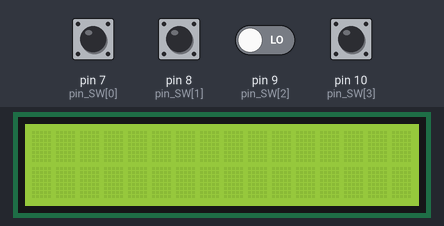
Simulated run of this sketch. Board: Arduino Uno, built with avr-gcc and run on an emulated ATmega328P. Shown: 16×2 character LCD. The test bench sets the inputs (shaded band); at power-on: pin 7 (pin_SW[0]), pin 8 (pin_SW[1]), pin 9 (pin_SW[2]), pin 10 (pin_SW[3]) LOW.

Above: at 1.2 s.
1.3 s: pin 10 (pin_SW[3]) pulled HIGH for 0.15 s
At 3.1 s:
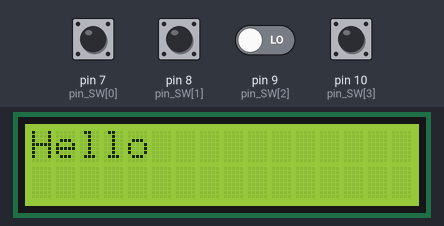
4.4 s: pin 9 (pin_SW[2]) driven HIGH and pin 10 (pin_SW[3]) driven HIGH
7.4 s: pin 9 (pin_SW[2]) driven LOW
At 7.4 s:
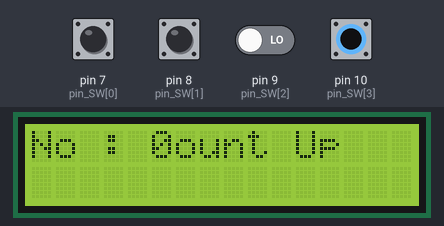
8.9 s: pin 7 (pin_SW[0]) pulled HIGH for 1 s
At 9.7 s:
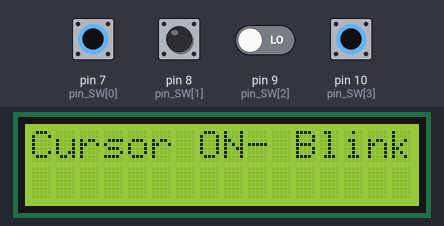
Timing chart, 0 to 11.9 s (numbered marks = the images above; inputs shaded):
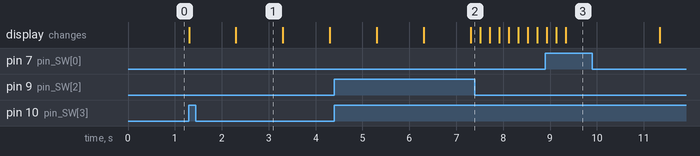

Measured:
- after the input at 8.9 s, the display: first differs from a run without the input after 0.44 s (image 3)
- what the display in image 1 shows lasts 1.0 s, from 2.3 s to 3.3 s

The sketch:

ex4.ino
```cpp
#include <LiquidCrystal.h>

LiquidCrystal lcd(12, 11, 5, 4, 3, 2);
int pin_SW[4] = {7,8,9,10}; // 스위치 배열 선언
int k;

void setup(){
  lcd.begin(16, 2);
  for(k=0;k<3;k++){
    pinMode(pin_SW[k],INPUT); // pin_SW[k] 입력모드로 선언
  }
}

void loop(){
  if(digitalRead(pin_SW[0]) ==1) //pin_SW[0]이 눌렸을 때
  {
  lcd.print("Cursor ON- Blink");
  lcd.cursor();
  lcd.blink();
  delay(2000);
  lcd.clear();
  }
  else if(digitalRead(pin_SW[1]) ==1)//pin_SW[1]이 눌렸을 때
  {
  lcd.print("Cursor OFF");
  lcd.noBlink();
  lcd.noCursor();
  delay(1000);
  lcd.clear();
  }
  else if(digitalRead(pin_SW[2]) ==1)//pin_SW[2]이 눌렸을 때
  {
    lcd.print("Count Up");
  for (int k=0; k<10; k++) {
  lcd.home();
  lcd.print("No : ");
  lcd.print(k);
  delay(200);
  }
  lcd.clear();
  }

  else if(digitalRead(pin_SW[3]) ==1)//pin_SW[2]이 눌렸을 때
  {
  lcd.print("Hello");
  for (int k=0; k<3; k++) {
  lcd.noDisplay();
  delay(1000);
  lcd.display();
  delay(1000);
  }
  }
  else{ //아무것도 안 눌렸을 때
  lcd.clear();
  }
}
```
